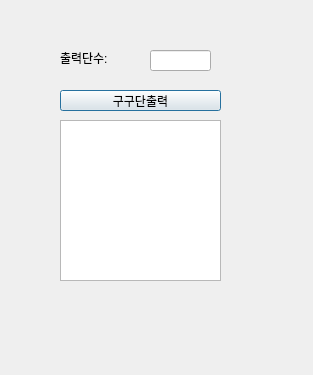
<?xml version="1.0" encoding="UTF-8"?>
<ui version="4.0">
 <class>Dialog</class>
 <widget class="QDialog" name="Dialog">
  <property name="geometry">
   <rect>
    <x>0</x>
    <y>0</y>
    <width>313</width>
    <height>375</height>
   </rect>
  </property>
  <property name="windowTitle">
   <string>Dialog</string>
  </property>
  <widget class="QLabel" name="lbl">
   <property name="geometry">
    <rect>
     <x>60</x>
     <y>50</y>
     <width>71</width>
     <height>16</height>
    </rect>
   </property>
   <property name="text">
    <string>출력단수:</string>
   </property>
  </widget>
  <widget class="QLineEdit" name="le">
   <property name="geometry">
    <rect>
     <x>150</x>
     <y>50</y>
     <width>61</width>
     <height>21</height>
    </rect>
   </property>
  </widget>
  <widget class="QPushButton" name="pb">
   <property name="geometry">
    <rect>
     <x>60</x>
     <y>90</y>
     <width>161</width>
     <height>21</height>
    </rect>
   </property>
   <property name="text">
    <string>구구단출력</string>
   </property>
  </widget>
  <widget class="QTextEdit" name="te">
   <property name="geometry">
    <rect>
     <x>60</x>
     <y>120</y>
     <width>161</width>
     <height>161</height>
    </rect>
   </property>
  </widget>
 </widget>
 <resources/>
 <connections/>
</ui>
